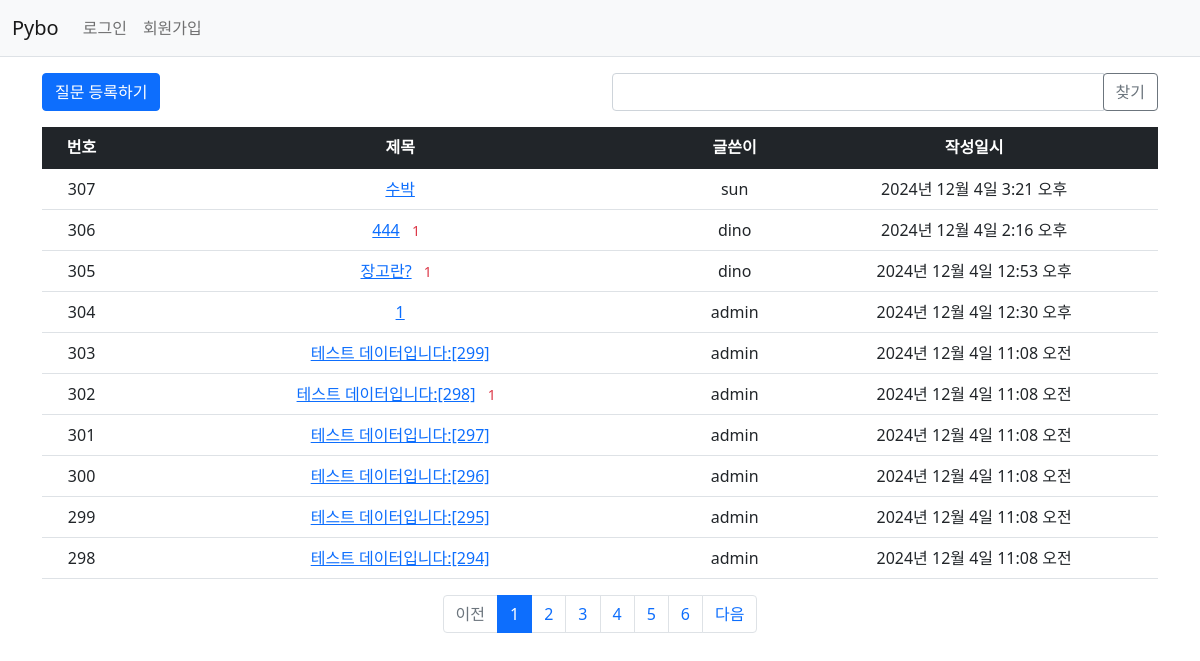
The page /pybo2/ on the database its author committed.
### pybo2/models.py (models this page shows, shortened)
class Question(models.Model):
    author = models.ForeignKey(User, on_delete=models.CASCADE, related_name='author_question')
    subject = models.CharField(max_length=200)
    content = models.TextField()
    create_date = models.DateTimeField()
    modify_date = models.DateTimeField(null=True, blank=True)
    voter = models.ManyToManyField(User, related_name='voter_question')  # 추천인 추가

### pybo2/views/base_views.py (the view, shortened to what this page needs)
# urls.py: path('', base_views.index, name='index'),  # '/' 에 해당되는 path
def index(request):
    page = request.GET.get('page', '1')  # 페이지
    kw = request.GET.get('kw', '')  # 검색어
    question_list = Question.objects.order_by('-create_date')
    paginator = Paginator(question_list, 10)  # 페이지당 10개씩 보여주기
    page_obj = paginator.get_page(page)
    context = {'question_list': page_obj, 'page': page, 'kw': kw}
    return render(request, 'pybo2/question_list.html', context)

### pybo2/templatetags/pybo_filter.py (called while the page is built)
@register.filter
def sub(value, arg):
    return value - arg

### templates/pybo2/question_list.html (shortened to what this page needs)
{% extends 'base.html' %}
{% load pybo_filter %}
{% block content %}
<div class="container my-3">
    <div class="row my-3">
        <div class="col-6">
            <a href="{% url 'pybo2:question_create' %}" class="btn btn-primary">질문 등록하기</a>
        </div>
        <div class="col-6">
            <div class="input-group">
                <input type="text" id="search_kw" class="form-control" value="{{ kw|default_if_none:'' }}">
                <div class="input-group-append">
                    <button class="btn btn-outline-secondary" type="button" id="btn_search">찾기</button>
                </div>
            </div>
        </div>
    </div>
    <table class="table">
        <thead>
        <tr class="text-center table-dark">
            <th>번호</th>
            <th style="width:50%">제목</th>
            <th>글쓴이</th>
            <th>작성일시</th>
        </tr>
        </thead>
        <tbody>
        {% if question_list %}
        {% for question in question_list %}
        <tr class="text-center">
             <td>
                {{ question_list.paginator.count|sub:question_list.start_index|sub:forloop.counter0|add:1 }}
            </td>
            <td>
                <a href="{% url 'pybo2:detail' question.id %}">{{ question.subject }}</a>
                {% if question.answer_set.count > 0 %}
                <span class="text-danger small mx-2">{{ question.answer_set.count }}</span>
                {% endif %}
            </td>
            <td>{{ question.author.username }}</td>
            <td>{{ question.create_date }}</td>
        </tr>
        {% endfor %}
        {% else %}
        <tr>
            <td colspan="4">질문이 없습니다.</td>
        </tr>
        {% endif %}
        </tbody>
    </table>
    <ul class="pagination justify-content-center">
        {% if question_list.has_previous %}
        <li class="page-item">
           <a class="page-link" data-page="{{ question_list.previous_page_number }}"
           href="javascript:void(0)">이전</a>
        </li>
        {% else %}
        <li class="page-item disabled">
            <a class="page-link" tabindex="-1" aria-disabled="true" href="#">이전</a>
        </li>
        {% endif %}
        {% for page_number in question_list.paginator.page_range %}
        {% if page_number >= question_list.number|add:-5 and page_number <= question_list.number|add:5 %}
        {% if page_number == question_list.number %}
        <li class="page-item active" aria-current="page">
            <a class="page-link" data-page="{{ page_number }}"
              href="javascript:void(0)">{{ page_number }}</a>
        </li>
        {% else %}
        <li class="page-item">
             <a class="page-link" data-page="{{ page_number }}"
           href="javascript:void(0)">{{ page_number }}</a>
        </li>
        {% endif %}
        {% endif %}
        {% endfor %}
        {% if question_list.has_next %}
        <li class="page-item">
           <a class="page-link" data-page="{{ question_list.next_page_number }}"
           href="javascript:void(0)">다음</a>
        </li>
        {% else %}
        <li class="page-item disabled">
            <a class="page-link" tabindex="-1" aria-disabled="true" href="#">다음</a>
        </li>
        {% endif %}
    </ul>
</div>
{% endblock %}

### templates/base.html (shortened to what this page needs)
{% load static %}
<!doctype html>
<html lang="ko">
<head>
    <link rel="stylesheet" type="text/css" href="{% static 'bootstrap.min.css' %}">
    <link rel="stylesheet" type="text/css" href="{% static 'style.css' %}">
</head>
<body>
{% include "navbar.html" %}
{% block content %}
{% endblock %}
</body>
</html>

### templates/navbar.html (shortened to what this page needs)
<nav class="navbar navbar-expand-lg navbar-light bg-light border-bottom">
    <div class="container-fluid">
        <a class="navbar-brand" href="{% url 'pybo2:index' %}">Pybo</a>
        <div class="collapse navbar-collapse" id="navbarSupportedContent">
            <ul class="navbar-nav me-auto mb-2 mb-lg-0">
                <li class="nav-item">
                    {% if user.is_authenticated %}
                    <a class="nav-link" href="{% url 'common:logout' %}">{{ user.username }} (로그아웃)</a>
                    {% else %}
                    <a class="nav-link" href="{% url 'common:login' %}">로그인</a>
                    {% endif %}
                </li>
                 <li>
                    {% if not user.is_authenticated %}
                    <a class="nav-link" href="{% url 'common:signup' %}">회원가입</a>
                    {% endif %}
                </li>
            </ul>
        </div>
    </div>
</nav>

### rows shown on the page
Question: paginator.count|sub "307", subject "수박", author.username "sun", create_date "2024년 12월 4일 3:21 오후"
Question: paginator.count|sub "306", subject "444", answer_set.count "1", author.username "dino", create_date "2024년 12월 4일 2:16 오후"
Question: paginator.count|sub "305", subject "장고란?", answer_set.count "1", author.username "dino", create_date "2024년 12월 4일 12:53 오후"
Question: paginator.count|sub "304", subject "1", author.username "admin", create_date "2024년 12월 4일 12:30 오후"
Question: paginator.count|sub "303", subject "테스트 데이터입니다:[299]", author.username "admin", create_date "2024년 12월 4일 11:08 오전"
Question: paginator.count|sub "302", subject "테스트 데이터입니다:[298]", answer_set.count "1", author.username "admin", create_date "2024년 12월 4일 11:08 오전"
Question: paginator.count|sub "301", subject "테스트 데이터입니다:[297]", author.username "admin", create_date "2024년 12월 4일 11:08 오전"
Question: paginator.count|sub "300", subject "테스트 데이터입니다:[296]", author.username "admin", create_date "2024년 12월 4일 11:08 오전"
Question: paginator.count|sub "299", subject "테스트 데이터입니다:[295]", author.username "admin", create_date "2024년 12월 4일 11:08 오전"
Question: paginator.count|sub "298", subject "테스트 데이터입니다:[294]", author.username "admin", create_date "2024년 12월 4일 11:08 오전"

### other values the page prints
{{ page_number }} "1"
{{ page_number }} "2" "3" "4" "5" "6"
